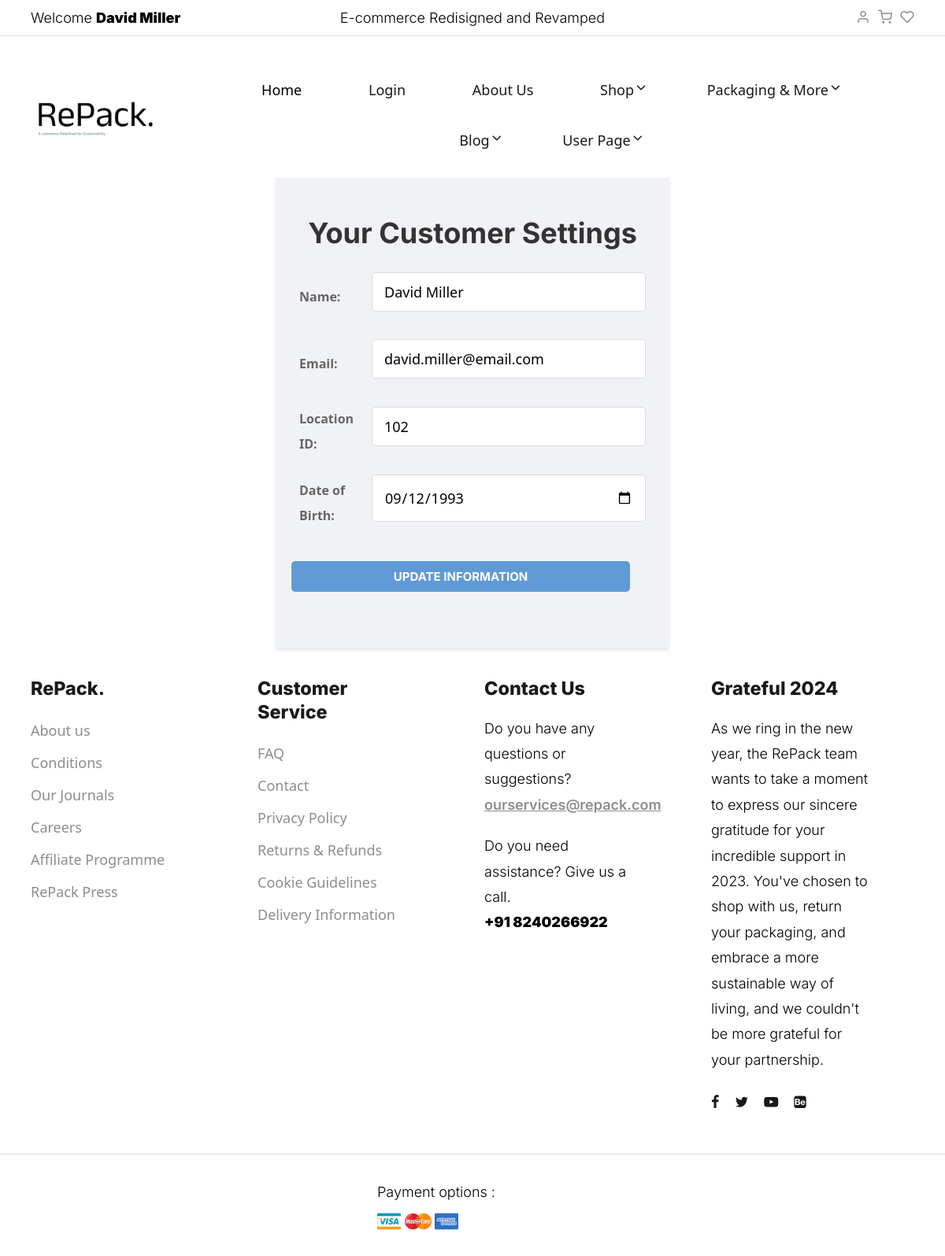
The page /RePackUI/usersettings.php (signed in) on the database its author committed.
### tables this page shows
CREATE TABLE `customer` (
  `CustID` int(11) NOT NULL,
  `Name` varchar(50) NOT NULL,
  `Email` varchar(50) NOT NULL,
  `Password` varchar(20) NOT NULL,
  `Rewards` int(11) NOT NULL DEFAULT 0,
  `Primary_LocationID` int(11) NOT NULL DEFAULT 0,
  `DOB` date NOT NULL DEFAULT current_timestamp()
);

### RePackUI/usersettings.php (the view, shortened to what this page needs)
<!DOCTYPE html>
<html lang="en">
  <head>
    <link rel="stylesheet" type="text/css" href="css/normalize.css">
    <link rel="stylesheet" type="text/css" href="icomoon/icomoon.css">
    <link rel="stylesheet" type="text/css" media="all" href="https://maxcdn.bootstrapcdn.com/font-awesome/4.7.0/css/font-awesome.min.css">
    <link rel="stylesheet" type="text/css" href="css/vendor.css">
    <link rel="stylesheet" type="text/css" href="style.css">
  </head>
  <body>
    <header id="header">
      <div id="header-wrap">
        <nav class="secondary-nav border-bottom">
          <div class="container">
            <div class="row d-flex align-items-center">
              <div class="col-md-4 header-contact">
              <?php
                if(isset($_COOKIE)){?>
                <p>Welcome <strong><?=$_COOKIE["name"]?></strong>
                <?php
                }else{?>
                <p>Welcome <strong>User</strong>
                <?php
                }
                ?>
                </p>
              </div>
              <div class="col-md-4 shipping-purchase text-center">
                <p>E-commerce Redisigned and Revamped</p>
              </div>
              <div class="col-md-4 col-sm-12 user-items">
                <ul class="d-flex justify-content-end list-unstyled">
                  <li>
                    <a href="login.php">
                      <i class="icon icon-user"></i>
                    </a>
                  </li>
                  <li>
                    <a href="cart.php">
                      <i class="icon icon-shopping-cart"></i>
                    </a>
                  </li>
                  <li>
                    <a href="myorders.php">
                      <i class="icon icon-heart"></i>
                    </a>
                  </li>
                </ul>
              </div>
            </div>
          </div>
        </nav>
        <nav class="primary-nav padding-small">
          <div class="container">
            <div class="row d-flex align-items-center">
              <div class="col-lg-2 col-md-2">
                <div class="main-logo">
                  <a href="index.php">
                    <img src="repacklogo.png" alt="logo">
                  </a>
                </div>
              </div>
              <div class="col-lg-10 col-md-10">
                <div class="navbar">
                <div id="main-nav" class="stellarnav d-flex justify-content-end right">
                    <div class="navbar">
                      <div id="main-nav" class="stellarnav d-flex justify-content-end right">
                        <ul class="menu-list">
                          <li class="menu-item has-sub">
                            <li><a href="index.php" class="item-anchor active d-flex align-item-center" data-effect="Home">Home</a></li>
                            <li><a href="login.php" class="item-anchor">Login<span class="text-primary"></span></a></li>
                          </li>
                          <li><a href="about.php" class="item-anchor" data-effect="About">About Us</a></li>
                          <li class="menu-item has-sub">
                            <a href="shop.php" class="item-anchor d-flex align-item-center" data-effect="Shop">Shop<i class="icon icon-chevron-down"></i></a>
                          </li>
                          <li class="menu-item has-sub">
                        <a href="packingdetail.php" class="item-anchor d-flex align-item-center" data-effect="Pages">Packaging & More<i class="icon icon-chevron-down"></i></a>
                          </li>
                          <li class="menu-item has-sub">
                            <a href="blog.php" class="item-anchor d-flex align-item-center" data-effect="Blog">Blog<i class="icon icon-chevron-down"></i></a>
                      </li>
                      <li class="menu-item has-sub">
                            <a href="index.php" class="item-anchor d-flex align-item-center" data-effect="Shop">User Page<i class="icon icon-chevron-down"></i></a>
                          </li>
                    </ul>
                  </div>
                </div>
              </div>
            </div>
          </div>
        </nav>
      </div>
    </header>
  <?php
  $servername = "localhost";
  $username = "root";
  $password = '';
  $dbname = "repack";
  $conn = new mysqli($servername, $username, $password, $dbname,3308);
  $userData = [];
  $sql = "SELECT CustID, Name, Email, Rewards, Primary_LocationID, DOB FROM customer WHERE CustID = $_COOKIE[id]";
  $result = $conn->query($sql);
  if ($result->num_rows > 0) {
    $userData = $result->fetch_assoc();
  } else {
    $message = "0 results found.";
  }
  ?>
  <head>
  </head>
  <body>
    <div class="container-user">
      <h2>Your Customer Settings</h2>
      <?php if ($userData): ?>
        <form method="POST">
          <div class="form-group">
            <label for="name">Name:</label>
            <input type="text" id="name" name="Name" value="<?php echo $userData['Name']; ?>">
          </div>
          <div class="form-group">
            <label for="email">Email:</label>
            <input type="email" id="email" name="Email" value="<?php echo $userData['Email']; ?>">
          </div>
          <div class="form-group">
            <label for="primary_location">Location ID:</label>
            <input type="number" id="primary_location" name="Primary_LocationID"
              value="<?php echo $userData['Primary_LocationID']; ?>">
          </div>
          <div class="form-group">
            <label for="dob">Date of Birth:</label>
            <input type="date" id="dob" name="DOB" value="<?php echo $userData['DOB']; ?>">
          </div>
          <input type="submit" value="Update Information">
        </form>
      <?php else: ?>
        <p>User data could not be loaded.</p>
      <?php endif; ?>
    </div>
    <br>
    <footer id="footer">
      <div class="container">
        <div class="footer-menu-list">
          <div class="row d-flex flex-wrap justify-content-between">
            <div class="col-lg-3 col-md-6 col-sm-6">
              <div class="footer-menu">
                <h5 class="widget-title">RePack.</h5>
                <ul class="menu-list list-unstyled">
                  <li class="menu-item">
                    <a href="about.html">About us</a>
                  </li>
                  <li class="menu-item">
                    <a href="#">Conditions </a>
                  </li>
                  <li class="menu-item">
                    <a href="blog.html">Our Journals</a>
                  </li>
                  <li class="menu-item">
                    <a href="#">Careers</a>
                  </li>
                  <li class="menu-item">
                    <a href="#">Affiliate Programme</a>
                  </li>
                  <li class="menu-item">
                    <a href="#">RePack Press</a>
                  </li>
                </ul>
              </div>
            </div>
            <div class="col-lg-3 col-md-6 col-sm-6">
              <div class="footer-menu">
                <h5 class="widget-title">Customer Service</h5>
                <ul class="menu-list list-unstyled">
                  <li class="menu-item">
                    <a href="faqs.html">FAQ</a>
                  </li>
                  <li class="menu-item">
                    <a href="contact.html">Contact</a>
                  </li>
                  <li class="menu-item">
                    <a href="#">Privacy Policy</a>
                  </li>
                  <li class="menu-item">
                    <a href="#">Returns & Refunds</a>
                  </li>
                  <li class="menu-item">
                    <a href="#">Cookie Guidelines</a>
                  </li>
                  <li class="menu-item">
                    <a href="#">Delivery Information</a>
                  </li>
                </ul>
              </div>
            </div>
            <div class="col-lg-3 col-md-6 col-sm-6">
              <div class="footer-menu">
                <h5 class="widget-title">Contact Us</h5>
                <p>Do you have any questions or suggestions? <a href="#" class="email">ourservices@repack.com</a>
                </p>
                <p>Do you need assistance? Give us a call. <br>
                  <strong>+91 8240266922</strong>
                </p>
              </div>
            </div>
            <div class="col-lg-3 col-md-6 col-sm-6">
              <div class="footer-menu">
                <h5 class="widget-title">Grateful 2024</h5>
                <p>As we ring in the new year, the RePack team wants to take a moment to express our sincere gratitude
                  for your incredible support in 2023. You've chosen to shop with us, return your packaging, and embrace
                  a more sustainable way of living, and we couldn't be more grateful for your partnership.</p>
                <div class="social-links">
                  <ul class="d-flex list-unstyled">
                    <li>
                      <a href="#">
                        <i class="icon icon-facebook"></i>
                      </a>
                    </li>
                    <li>
                      <a href="#">
                        <i class="icon icon-twitter"></i>
                      </a>
                    </li>
                    <li>
                      <a href="#">
                        <i class="icon icon-youtube-play"></i>
                      </a>
                    </li>
                    <li>
                      <a href="#">
                        <i class="icon icon-behance-square"></i>
                      </a>
                    </li>
                  </ul>
                </div>
              </div>
            </div>
          </div>
        </div>
      </div>
      <hr>
    </footer>
    <div id="footer-bottom">
      <div class="container">
        <div class="d-flex align-items-center flex-wrap justify-content-between">
          <div class="payment-method">
            <p>Payment options :</p>
            <div class="card-wrap">
              <img src="images/visa-icon.jpg" alt="visa">
              <img src="images/mastercard.png" alt="mastercard">
              <img src="images/american-express.jpg" alt="american-express">
            </div>
          </div>
        </div>
      </div>
    </div>
  </body>
</html>

### RePackUI/icomoon/icomoon.css (style rules this page uses)
[class^="icon-"], [class*=" icon-"] { font-family: 'icomoon' !important; speak: never; font-style: normal; font-weight: normal; font-variant: normal; text-transform: none; line-height: 1; -webkit-font-smoothing: antialiased; -moz-osx-font-smoothing: grayscale; }
.icon-chevron-down:before { content: "\e908"; }
.icon-shopping-cart:before { content: "\e913"; }
.icon-user:before { content: "\e907"; }
.icon-heart:before { content: "\e902"; }
.icon-twitter:before { content: "\f099"; }
.icon-facebook:before { content: "\f09a"; }
.icon-youtube-play:before { content: "\f16a"; }
.icon-behance-square:before { content: "\f1b5"; }

### RePackUI/usersettings.php (style rules this page uses)
body { font-family: 'Segoe UI', Tahoma, Geneva, Verdana, sans-serif; margin: 0; padding: 0; display: flex; flex-direction: column; align-items: center; min-height: 100vh; justify-content: center; }
.container-user { width: 100%; padding: 20px; box-shadow: 0 2px 4px rgba(0, 0, 0, 0.1); max-width: 500px; margin: -20px auto 0; background-color: #f0f2f5; }
h2 { color: #333; text-align: center; margin-bottom: 25px; }
form { display: flex; flex-direction: column; }
label { margin-bottom: 8px; font-size: 16px; color: #666; }
input[type="text"], input[type="email"], input[type="number"], input[type="date"], input[type="submit"] { padding: 10px 15px; margin-bottom: 20px; border-radius: 5px; border: 1px solid #ddd; width: calc(100% - 30px); background-color: white; }
input[type="submit"] { background-color: #609ad6; color: white; font-weight: bold; border: none; cursor: pointer; transition: background-color 0.3s; }
.form-group { display: flex; align-items: center; justify-content: space-between; margin-bottom: 15px; }
.form-group label { margin-left: 10px; }
.form-group input[type="text"], .form-group input[type="email"], .form-group input[type="number"], .form-group input[type="date"] { flex-grow: 1; margin-right: 10px; }
.form-group label { flex-basis: 20%; text-align: left; }
.form-group input, .form-group select { width: auto; flex-grow: 2; }

### rows shown on the page
customer: Name "David Miller", Email "david.miller@email.com", Primary_LocationID "102", DOB "09/12/1993"

### other values the page prints
$_COOKIE["name"] "David Miller"
